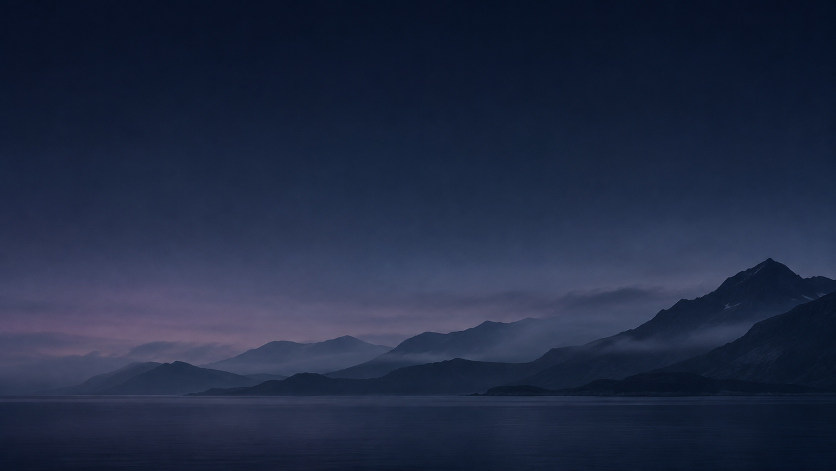
#> input picture workloads/desktop/look/wallpaper/blue-hour.jpg, 1672 x 941 px (shown at 1/2 size)
$ python make.py ../wallpaper/blue-hour.jpg ../wallpaper/blue-hour.jpg
#> lines starting #> are read from the running program, lines starting #| are printed output that depends on the picture; after the words box and inside, x2 and y2 are one past the last pixel; in counts of white or black regions, pixels touching at a corner belong together
"""MIOSA wallpapers, dark and light: layered silk waves (macOS style) under a centred MIOSA wordmark."""
import math, sys
from PIL import Image, ImageDraw, ImageFilter, ImageChops

W, H = 2560, 1600
LOGO, OUT = sys.argv[1], sys.argv[2]

def vertical(top, bottom):
    g = Image.new("RGB", (1, H))
    for y in range(H):
        t = y / (H - 1)
        g.putpixel((0, y), tuple(int(top[i] + (bottom[i] - top[i]) * t) for i in range(3)))
    return g.resize((W, H))

def wave(im, base_y, amp, freq, phase, tilt, c_top, c_bottom, alpha, blur):
    mask = Image.new("L", (W, H), 0)
    pts = []
    for x in range(0, W + 8, 8):
        u = x / W
        y = base_y * H + amp * H * math.sin(2 * math.pi * (freq * u) + phase) + tilt * H * (u - 0.5)
        pts.append((x, y))
    pts += [(W, H), (0, H)]
    ImageDraw.Draw(mask).polygon(pts, fill=alpha)
    mask = mask.filter(ImageFilter.GaussianBlur(blur))
    im.paste(vertical(c_top, c_bottom), (0, 0), mask)
    # a fine bright edge along the crest, the "silk" highlight
    edge = Image.new("L", (W, H), 0)
    ImageDraw.Draw(edge).line(pts[:-2], fill=int(alpha * 0.55), width=3)
    edge = edge.filter(ImageFilter.GaussianBlur(4))
    im.paste(Image.new("RGB", (W, H), tuple(min(255, c + 90) for c in c_top)), (0, 0), edge)

def glow(im, cx, cy, r, color, alpha):
    m = Image.new("L", (W, H), 0)
    ImageDraw.Draw(m).ellipse([cx * W - r * W, cy * H - r * W, cx * W + r * W, cy * H + r * W], fill=alpha)
    im.paste(Image.new("RGB", (W, H), color), (0, 0), m.filter(ImageFilter.GaussianBlur(220)))

def wordmark(im, color, opacity):
    logo = Image.open(LOGO).convert("LA")
    width = int(W * 0.24)
    logo = logo.resize((width, int(logo.height * width / logo.width)), Image.LANCZOS)
    a = logo.getchannel("A").point(lambda v: int(v * opacity))
    x, y = (W - logo.width) // 2, int(H * 0.40) - logo.height // 2
    im.paste(Image.new("RGB", logo.size, color), (x, y), a)

def grain(im, k):
    n = Image.effect_noise((W, H), 48).convert("RGB").point(lambda v: int(v * k))
    return ImageChops.add(im, n)

# Dark: midnight sky, indigo and violet silk rising from the lower right.
d = vertical((5, 6, 14), (10, 9, 26))
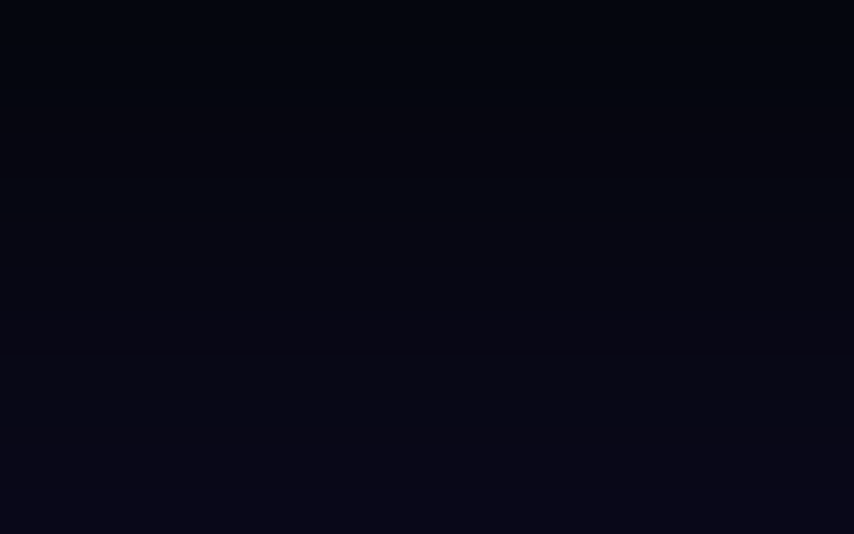
#> d: PIL image 2560x1600 RGB (shown at 1/3 size); mean R, G, B 7, 7, 19.5
glow(d, 0.5, 0.40, 0.22, (60, 56, 170), 110)
#> in glow, `m = Image.new("L", (W, H), 0)`: m: PIL image 2560x1600 L; every value is 0
#> in glow, `ImageDraw.Draw(m).ellipse([cx * W - r * W, cy * H - r * W, cx * W + r ..`:
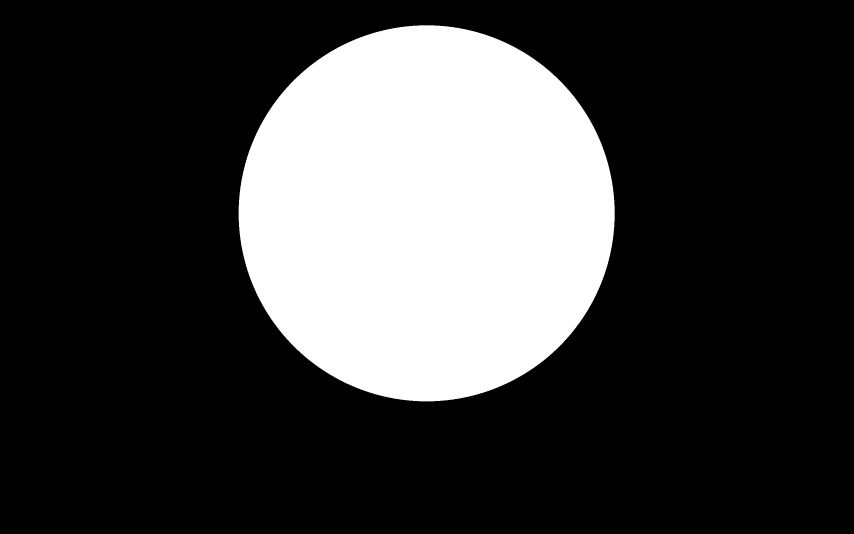
#> m: PIL image 2560x1600 L (shown at 1/3 size); values 0 (black) and 110 (white), 24.4% white; 1 white region, box (x1, y1, x2, y2) and area: (716, 76, 1844, 1204) 999196
wave(d, 0.70, 0.07, 0.9, 0.6, -0.20, (34, 30, 110), (8, 8, 24), 235, 6)
#> in wave, `ImageDraw.Draw(mask).polygon(pts, fill=alpha)`: mask: PIL image 2560x1600 L; values 0 (black) and 235 (white), 30.2% white; 1 white region, box (x1, y1, x2, y2) and area: (0, 920, 2560, 1600) 1237936
#> in wave, `ImageDraw.Draw(edge).line(pts[:-2], fill=int(alpha * 0.55), width=3)`: edge: PIL image 2560x1600 L; values 0 (black) and 129 (white), 0.15% white in thin lines or dots, all inside (x1, y1, x2, y2) = (0, 919, 2560, 1353)
wave(d, 0.78, 0.06, 1.1, 2.1, -0.28, (82, 52, 190), (14, 10, 40), 230, 5)
#> in wave (call 2), `ImageDraw.Draw(mask).polygon(pts, fill=alpha)`: mask: PIL image 2560x1600 L; values 0 (black) and 230 (white), 21.7% white; 1 white region, box (x1, y1, x2, y2) and area: (0, 1063, 2560, 1600) 886850
#> in wave (call 2), `ImageDraw.Draw(edge).line(pts[:-2], fill=int(alpha * 0.55), width=3)`: edge: PIL image 2560x1600 L; values 0 (black) and 126 (white), 0.15% white in thin lines or dots, all inside (x1, y1, x2, y2) = (0, 1062, 2560, 1556)
wave(d, 0.88, 0.05, 0.8, 4.0, -0.22, (40, 110, 210), (8, 14, 36), 225, 5)
#> in wave (call 3), `ImageDraw.Draw(mask).polygon(pts, fill=alpha)`: mask: PIL image 2560x1600 L; values 0 (black) and 225 (white), 11.7% white; 1 white region, box (x1, y1, x2, y2) and area: (0, 1264, 2560, 1600) 481095
#> in wave (call 3), `ImageDraw.Draw(edge).line(pts[:-2], fill=int(alpha * 0.55), width=3)`: edge: PIL image 2560x1600 L; values 0 (black) and 123 (white), 0.16% white; 1 white region, box (x1, y1, x2, y2) and area: (0, 1263, 2560, 1525) 6402
wave(d, 0.96, 0.04, 1.3, 1.2, -0.15, (120, 60, 200), (12, 8, 30), 210, 6)
#> call 4 of wave, with base_y = 0.96, amp = 0.04, freq = 1.3, phase = 1.2, tilt = -0.15, c_top = (120, 60, 200), c_bottom = (12, 8, 30), alpha = 210
#> in wave (call 4), `ImageDraw.Draw(mask).polygon(pts, fill=alpha)`: mask: PIL image 2560x1600 L; values 0 (black) and 210 (white), 4.4% white; 1 white region, box (x1, y1, x2, y2) and area: (608, 1420, 2560, 1600) 180914
#> in wave (call 4), `ImageDraw.Draw(edge).line(pts[:-2], fill=int(alpha * 0.55), width=3)`:
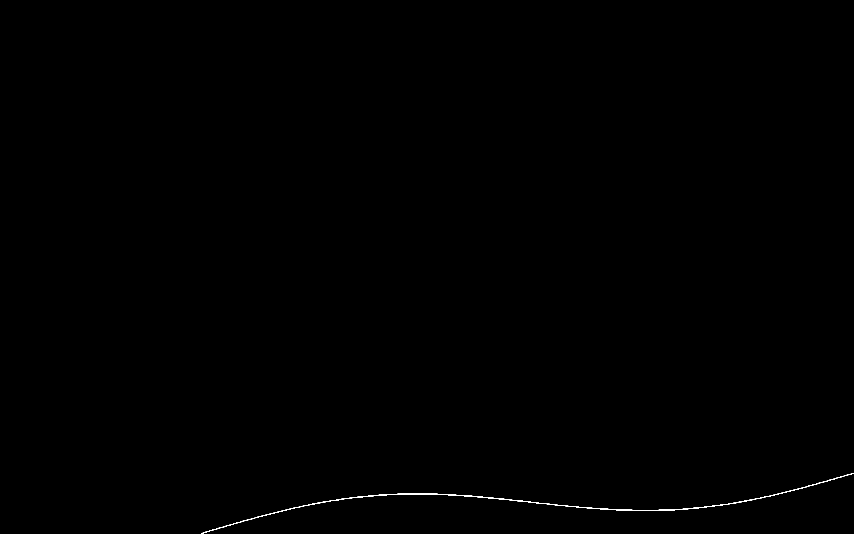
#> edge: PIL image 2560x1600 L (shown at 1/3 size); values 0 (black) and 115 (white), 0.11% white in thin lines or dots, all inside (x1, y1, x2, y2) = (604, 1419, 2560, 1600)
d = grain(d, 0.035)
wordmark(d, (244, 245, 255), 0.95)
#> in wordmark, `logo = logo.resize((width, int(logo.height * width / logo.width)), Ima..`:
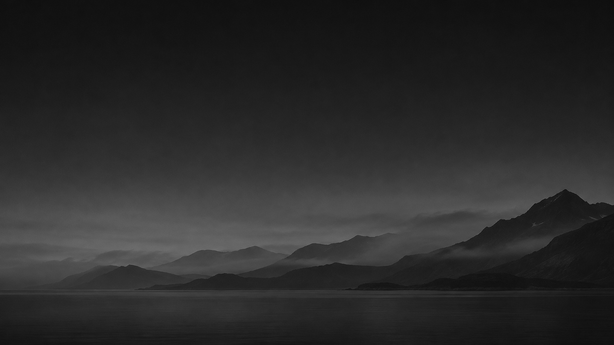
#> logo: PIL image 614x345 LA; mean R, G, B, A 42.5, 42.5, 42.5, 255
#> in wordmark, `a = logo.getchannel("A").point(lambda v: int(v * opacity))`: a: PIL image 614x345 L; every value is 242
#> in wordmark, `im.paste(Image.new("RGB", logo.size, color), (x, y), a)`:
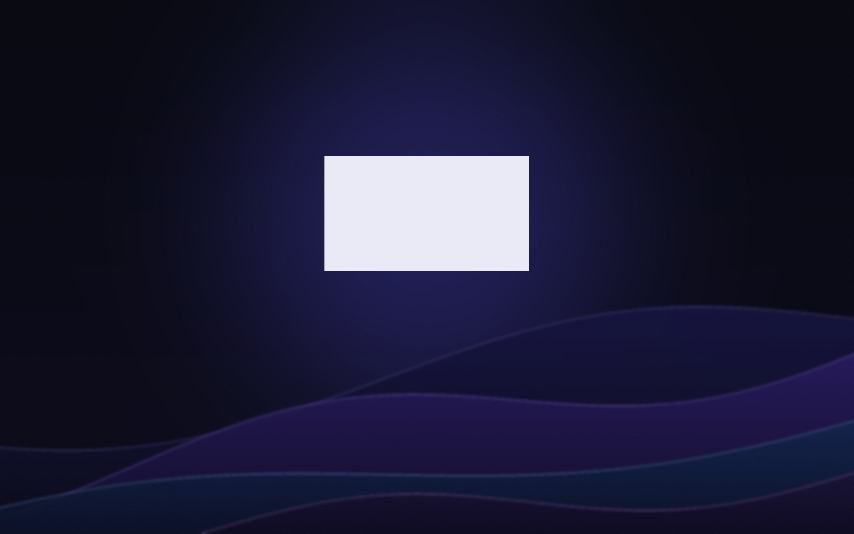
#> im: PIL image 2560x1600 RGB (shown at 1/3 size); mean R, G, B 29.2, 28.7, 54.9
d.save(f"{OUT}/miosa-dark.jpg", quality=93, subsampling=0)

# Light: morning haze, lilac and sky silk.
l = vertical((240, 241, 250), (226, 230, 246))
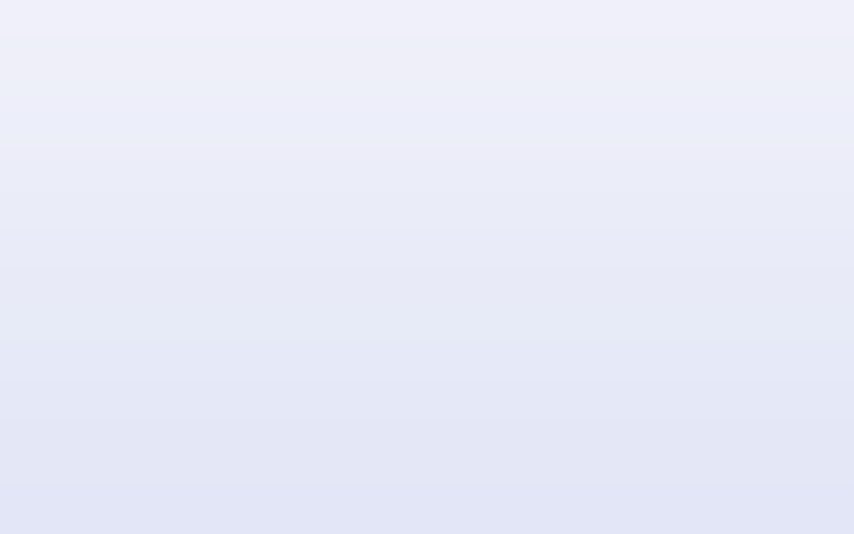
#> l: PIL image 2560x1600 RGB (shown at 1/3 size); mean R, G, B 232.5, 235, 247.5
glow(l, 0.5, 0.40, 0.24, (255, 255, 255), 160)
#> in glow (call 2), `ImageDraw.Draw(m).ellipse([cx * W - r * W, cy * H - r * W, cx * W + r ..`: m: PIL image 2560x1600 L; values 0 (black) and 160 (white), 29% white; 1 white region, box (x1, y1, x2, y2) and area: (665, 25, 1895, 1255) 1188060
wave(l, 0.70, 0.07, 0.9, 0.6, -0.20, (205, 200, 250), (236, 236, 250), 235, 6)
wave(l, 0.78, 0.06, 1.1, 2.1, -0.28, (180, 170, 245), (225, 222, 248), 230, 5)
wave(l, 0.88, 0.05, 0.8, 4.0, -0.22, (160, 205, 250), (220, 232, 250), 225, 5)
wave(l, 0.96, 0.04, 1.3, 1.2, -0.15, (235, 185, 230), (245, 225, 242), 210, 6)
l = grain(l, 0.03)
#> call 2 of grain, with k = 0.03
#> in grain (call 2), `n = Image.effect_noise((W, H), 48).convert("RGB").point(lambda v: int(..`:
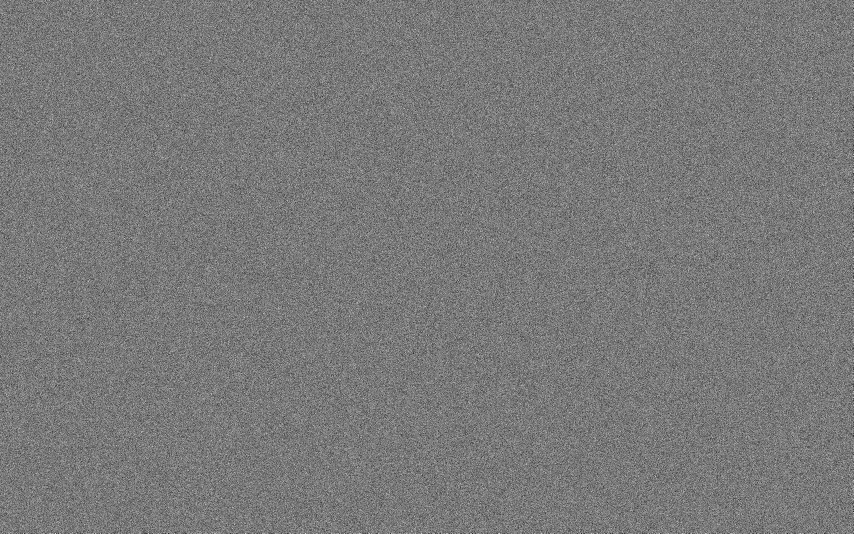
#> n: PIL image 2560x1600 RGB (shown at 1/3 size); min 0, max 7, mean 3.33; drawn with min black and max white
wordmark(l, (18, 20, 34), 0.9)
l.save(f"{OUT}/miosa-light.jpg", quality=93, subsampling=0)
print("ok")
